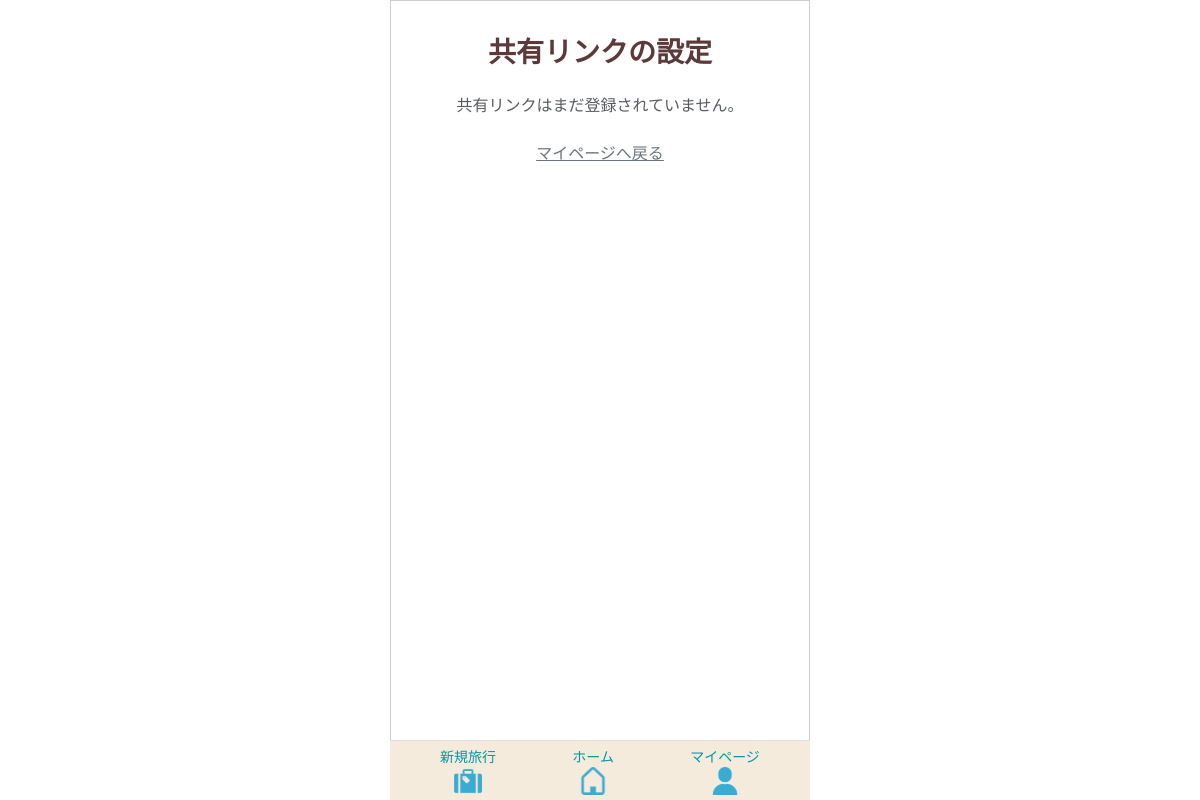
The app's page /share/settings/ (signed in), older data.
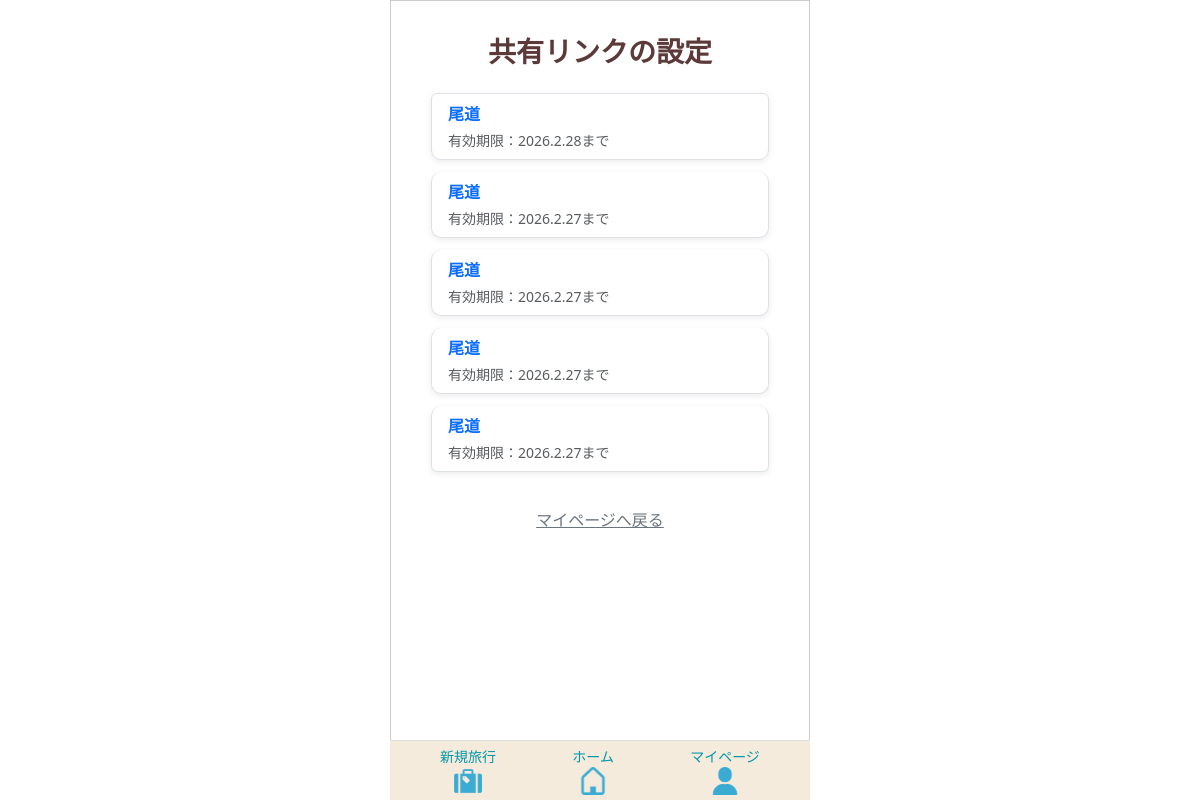
The same page, newer data.
### app/models/link.py (models this page shows)
class Link(models.Model):
    class PermissionType(models.IntegerChoices):
        READ_ONLY    = 0, _("閲覧のみ")
        EDITABLE     = 1, _("編集可能")
    class ExpirationType(models.IntegerChoices):
        ONE_MONTH = 0, _("1か月間")
        AFTER_TRIP = 1, _("旅行終了日翌日")
        USER_INPUT = 2, _("ユーザー入力")
    template = models.ForeignKey(
        Template,
        on_delete=models.CASCADE,
        verbose_name=_("テンプレートID")
    )
    user = models.ForeignKey(
        settings.AUTH_USER_MODEL,
        on_delete=models.CASCADE,
        verbose_name=_("ユーザーID")
    )
    share_token = models.CharField(
        max_length=12,
        unique=True,
        verbose_name=_("共有トークン")
    )
    permission_type = models.IntegerField(
        choices=PermissionType.choices,
        default=PermissionType.READ_ONLY,
        verbose_name=_("編集権限")
    )
    expiration_type = models.IntegerField(
        choices=ExpirationType.choices,
        default=ExpirationType.ONE_MONTH,
        verbose_name=_("有効期限タイプ")
    )
    expiration_date = models.DateField(
         verbose_name=_("有効期限")
         )
    created_at = models.DateTimeField(
         auto_now_add=True,
         verbose_name=_("作成日")
         )
    updated_at = models.DateTimeField(
        auto_now=True,
        verbose_name=_("更新日")
        )
    class Meta:
      verbose_name = _("共有リンク")
      verbose_name_plural = _("共有リンク")

### app/models/template.py (models this page shows, shortened)
class Template(models.Model):
    class SourceType(models.IntegerChoices):
        FROM_TRAVEL   = 0, _("旅行情報より作成")
        FROM_TEMPLATE = 1, _("既存テンプレートを反映")
    user = models.ForeignKey(
        settings.AUTH_USER_MODEL,
        on_delete=models.CASCADE,
        verbose_name=_("ユーザーID")
    )
    travel_info = models.ForeignKey(
        Travel_info,
        on_delete=models.CASCADE,
        verbose_name=_("旅行情報ID")
    )
    source_type = models.IntegerField(
        choices=SourceType.choices,
        verbose_name=_("生成タイプ")
    )
    template_source = models.ForeignKey(
        "self",
        null=True,
        blank=True,
        on_delete=models.SET_NULL,
        verbose_name=_("テンプレート参照元"),
        related_name="derived_templates"
    )
    created_at = models.DateTimeField(
         auto_now_add=True,
         verbose_name=_("作成日")
         )
    updated_at = models.DateTimeField(
        auto_now=True,
        verbose_name=_("更新日")
        )
    class Meta:
      verbose_name = _("テンプレート")

### app/models/travel.py (models this page shows, shortened)
class Travel_info(models.Model):
    class StayType(models.IntegerChoices):
        DAY_TRIP = 0, _("日帰り")
        STAY     = 1, _("宿泊")
    class LocationType(models.IntegerChoices):
        DOMESTIC = 0, _("国内")
        OVERSEAS = 1, _("海外")
    class StatusType(models.IntegerChoices):
        NOT_DONE  = 0, _("未")
        COMPLETE  = 1, _("完")
        PROCESSED = 2, _("済")
    travel_info_id = models.AutoField(
        primary_key=True,
        verbose_name=_("旅行情報ID")
    )
    user = models.ForeignKey(
        settings.AUTH_USER_MODEL,
        on_delete=models.CASCADE,
        verbose_name=_("ユーザーID")
    )
    travel_title = models.CharField(
        max_length=100,
        verbose_name=_("旅行タイトル")
    )
    start_date = models.DateField(
        verbose_name=_("開始日")
    )
    end_date = models.DateField(
        verbose_name=_("終了日")
    )
    stay_type = models.IntegerField(
        choices=StayType.choices,
        verbose_name=_("宿泊タイプ")
    )
    location = models.IntegerField(
        choices=LocationType.choices,
        verbose_name=_("場所"),
    )
    memo = models.CharField(
        max_length=230,
        blank=True,
        verbose_name=_("メモ")
    )
    status = models.IntegerField(
        choices=StatusType.choices,
        default=0,
        verbose_name=_("ステータス")
    )
    transport = models.ManyToManyField(
        "Transport",
        through="Travelmode",
        verbose_name=_("交通手段")
    )
    created_at = models.DateTimeField(
        auto_now_add=True,
        verbose_name=_("作成日")
    )
    updated_at = models.DateTimeField(
       auto_now=True,
        verbose_name=_("更新日")
    )
    class Meta:
        verbose_name = _("旅行情報")
        verbose_name_plural = _("旅行情報")

### app/views/mypage/link.py (the view)
# urls.py: path('share/settings/', share_settings, name='share_settings'),
@login_required
def share_settings(request):
    links = Link.objects.filter(user=request.user).order_by('-created_at')
    for link in links:
        if link.expiration_date:
            df = DateFormat(link.expiration_date)
            link.formatted_expiration = df.format('Y.n.j')  # 例: 2026.5.1
    return render(request, 'mypage/link_list.html', {
        'links': links
    })

### templates/mypage/link_list.html (shortened to what this page needs)
{% extends 'base.html' %}
{% load static %}
{% block extra_css %}
{{ block.super }}
<link rel="stylesheet" href="{% static 'tabipre/css/list_link.css' %}">
{% endblock %}
{% block content %}
<div class="container mt-4">
    <h2 class="mb-4 sub-title">共有リンクの設定</h2>
    {% if links %}
        <ul class="list-group mb-4">
            {% for link in links %}
                <li class="list-group-item">
                    <a href="#"
                       class="text-decoration-none d-block"
                       data-bs-toggle="modal"
                       data-bs-target="#shareLinkModal"
                       data-link-id="{{ link.id }}"
                       data-url="/share/{{ link.share_token }}/"
                       data-permission="{{ link.permission_type }}"
                       data-expiration="{{ link.formatted_expiration }}"
                       data-title="{{ link.template.travel_info.travel_title }}"
                    >
                        <div class="fw-bold fs-6">
                            {{ link.template.travel_info.travel_title }}
                        </div>
                        <div class="text-muted small mt-1">
                            有効期限：{{ link.formatted_expiration }}まで
                        </div>
                    </a>
                </li>
            {% endfor %}
        </ul>
    {% else %}
        <p class="text-center text-muted mb-4">共有リンクはまだ登録されていません。</p>
    {% endif %}
    <div class="text-center mb-5">
        <a href="{% url 'app:mypage' %}" class="back-link">
            マイページへ戻る
        </a>
    </div>
</div>
{% endblock %}

Row changes from the older to the newer data that the page shows:
added Link: template.travel_info.travel_title "尾道", formatted_expiration "2026.2.28"
added Link: template.travel_info.travel_title "尾道", formatted_expiration "2026.2.27"
added Link: template.travel_info.travel_title "尾道", formatted_expiration "2026.2.27"
added Link: template.travel_info.travel_title "尾道", formatted_expiration "2026.2.27"
added Link: template.travel_info.travel_title "尾道", formatted_expiration "2026.2.27"
Text that changed along with them:
text no longer shown: "共有リンクはまだ登録されていません。"
